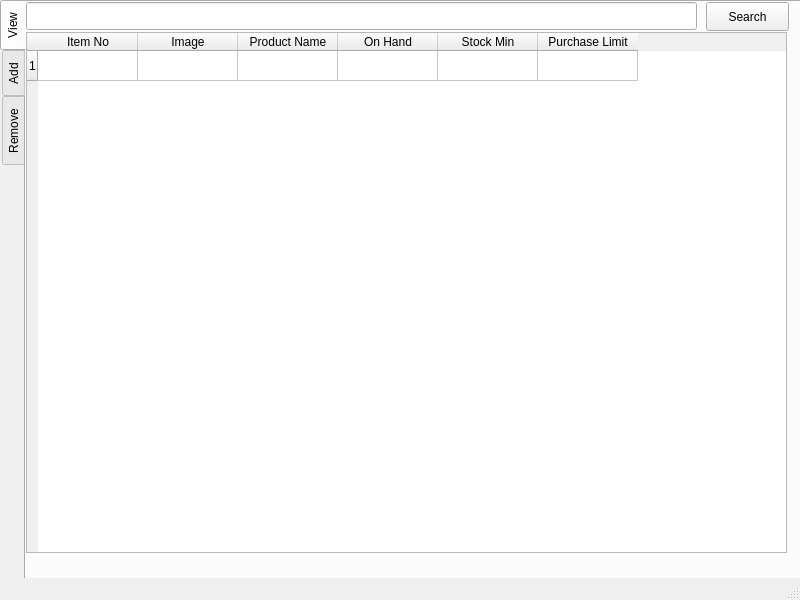
<?xml version="1.0" encoding="UTF-8"?>
<ui version="4.0">
 <class>MainWindow</class>
 <widget class="QMainWindow" name="MainWindow">
  <property name="geometry">
   <rect>
    <x>0</x>
    <y>0</y>
    <width>800</width>
    <height>600</height>
   </rect>
  </property>
  <property name="windowTitle">
   <string>MainWindow</string>
  </property>
  <widget class="QWidget" name="centralwidget">
   <widget class="QTabWidget" name="tabWidget">
    <property name="geometry">
     <rect>
      <x>0</x>
      <y>0</y>
      <width>1191</width>
      <height>641</height>
     </rect>
    </property>
    <property name="maximumSize">
     <size>
      <width>1191</width>
      <height>641</height>
     </size>
    </property>
    <property name="tabPosition">
     <enum>QTabWidget::TabPosition::West</enum>
    </property>
    <property name="currentIndex">
     <number>0</number>
    </property>
    <widget class="QWidget" name="tab">
     <attribute name="title">
      <string>View</string>
     </attribute>
     <widget class="QTableWidget" name="tableWidget">
      <property name="geometry">
       <rect>
        <x>0</x>
        <y>30</y>
        <width>761</width>
        <height>521</height>
       </rect>
      </property>
      <property name="editTriggers">
       <set>QAbstractItemView::EditTrigger::NoEditTriggers</set>
      </property>
      <property name="rowCount">
       <number>1</number>
      </property>
      <property name="columnCount">
       <number>6</number>
      </property>
      <row/>
      <column>
       <property name="text">
        <string>Item No</string>
       </property>
      </column>
      <column>
       <property name="text">
        <string>Image</string>
       </property>
      </column>
      <column>
       <property name="text">
        <string>Product Name</string>
       </property>
      </column>
      <column>
       <property name="text">
        <string>On Hand</string>
       </property>
      </column>
      <column>
       <property name="text">
        <string>Stock Min</string>
       </property>
      </column>
      <column>
       <property name="text">
        <string>Purchase Limit</string>
       </property>
      </column>
     </widget>
     <widget class="QLineEdit" name="lineEdit">
      <property name="geometry">
       <rect>
        <x>0</x>
        <y>0</y>
        <width>671</width>
        <height>28</height>
       </rect>
      </property>
     </widget>
     <widget class="QPushButton" name="pushButton">
      <property name="geometry">
       <rect>
        <x>680</x>
        <y>0</y>
        <width>83</width>
        <height>29</height>
       </rect>
      </property>
      <property name="text">
       <string>Search</string>
      </property>
     </widget>
    </widget>
    <widget class="QWidget" name="tab_2">
     <attribute name="title">
      <string>Add</string>
     </attribute>
     <widget class="QLineEdit" name="ProductNameLine">
      <property name="geometry">
       <rect>
        <x>170</x>
        <y>50</y>
        <width>401</width>
        <height>28</height>
       </rect>
      </property>
      <property name="text">
       <string/>
      </property>
     </widget>
     <widget class="QLineEdit" name="BrandLine">
      <property name="geometry">
       <rect>
        <x>370</x>
        <y>250</y>
        <width>201</width>
        <height>28</height>
       </rect>
      </property>
      <property name="text">
       <string/>
      </property>
     </widget>
     <widget class="QLineEdit" name="ServingLine">
      <property name="geometry">
       <rect>
        <x>170</x>
        <y>320</y>
        <width>191</width>
        <height>28</height>
       </rect>
      </property>
      <property name="text">
       <string/>
      </property>
     </widget>
     <widget class="QPushButton" name="SaveProductButton">
      <property name="geometry">
       <rect>
        <x>260</x>
        <y>450</y>
        <width>201</width>
        <height>29</height>
       </rect>
      </property>
      <property name="text">
       <string>Save Product</string>
      </property>
     </widget>
     <widget class="QComboBox" name="CategoryBox">
      <property name="geometry">
       <rect>
        <x>170</x>
        <y>110</y>
        <width>191</width>
        <height>28</height>
       </rect>
      </property>
     </widget>
     <widget class="QLineEdit" name="OnHandLine">
      <property name="geometry">
       <rect>
        <x>370</x>
        <y>110</y>
        <width>201</width>
        <height>28</height>
       </rect>
      </property>
     </widget>
     <widget class="QComboBox" name="StockMinBox">
      <property name="geometry">
       <rect>
        <x>170</x>
        <y>180</y>
        <width>191</width>
        <height>28</height>
       </rect>
      </property>
     </widget>
     <widget class="QComboBox" name="PurchaseLimitBox">
      <property name="geometry">
       <rect>
        <x>370</x>
        <y>180</y>
        <width>201</width>
        <height>28</height>
       </rect>
      </property>
     </widget>
     <widget class="QDateEdit" name="EntryDateBox">
      <property name="geometry">
       <rect>
        <x>170</x>
        <y>250</y>
        <width>191</width>
        <height>29</height>
       </rect>
      </property>
     </widget>
     <widget class="QLineEdit" name="StorageTypeLine">
      <property name="geometry">
       <rect>
        <x>370</x>
        <y>320</y>
        <width>201</width>
        <height>28</height>
       </rect>
      </property>
     </widget>
     <widget class="QLineEdit" name="DonorVendorLine">
      <property name="geometry">
       <rect>
        <x>170</x>
        <y>380</y>
        <width>191</width>
        <height>28</height>
       </rect>
      </property>
     </widget>
     <widget class="QComboBox" name="DonatePurchaseBox">
      <property name="geometry">
       <rect>
        <x>370</x>
        <y>380</y>
        <width>201</width>
        <height>28</height>
       </rect>
      </property>
      <item>
       <property name="text">
        <string>Donated</string>
       </property>
      </item>
      <item>
       <property name="text">
        <string>Purchased</string>
       </property>
      </item>
     </widget>
     <widget class="QLabel" name="label_2">
      <property name="geometry">
       <rect>
        <x>170</x>
        <y>20</y>
        <width>141</width>
        <height>20</height>
       </rect>
      </property>
      <property name="text">
       <string>Product Name</string>
      </property>
     </widget>
     <widget class="QLabel" name="label_3">
      <property name="geometry">
       <rect>
        <x>170</x>
        <y>90</y>
        <width>63</width>
        <height>20</height>
       </rect>
      </property>
      <property name="text">
       <string>Category</string>
      </property>
     </widget>
     <widget class="QLabel" name="label_4">
      <property name="geometry">
       <rect>
        <x>370</x>
        <y>90</y>
        <width>63</width>
        <height>20</height>
       </rect>
      </property>
      <property name="text">
       <string>On Hand</string>
      </property>
     </widget>
     <widget class="QLabel" name="label_5">
      <property name="geometry">
       <rect>
        <x>170</x>
        <y>160</y>
        <width>111</width>
        <height>20</height>
       </rect>
      </property>
      <property name="text">
       <string>Stock Minimum</string>
      </property>
     </widget>
     <widget class="QLabel" name="label_6">
      <property name="geometry">
       <rect>
        <x>370</x>
        <y>160</y>
        <width>101</width>
        <height>20</height>
       </rect>
      </property>
      <property name="text">
       <string>Purchase Limit</string>
      </property>
     </widget>
     <widget class="QLabel" name="label_7">
      <property name="geometry">
       <rect>
        <x>170</x>
        <y>230</y>
        <width>71</width>
        <height>20</height>
       </rect>
      </property>
      <property name="text">
       <string>Entry Date</string>
      </property>
     </widget>
     <widget class="QLabel" name="label_8">
      <property name="geometry">
       <rect>
        <x>370</x>
        <y>230</y>
        <width>121</width>
        <height>20</height>
       </rect>
      </property>
      <property name="text">
       <string>Brand (optional)</string>
      </property>
     </widget>
     <widget class="QLabel" name="label_9">
      <property name="geometry">
       <rect>
        <x>170</x>
        <y>300</y>
        <width>121</width>
        <height>20</height>
       </rect>
      </property>
      <property name="text">
       <string>Serving per unit</string>
      </property>
     </widget>
     <widget class="QLabel" name="label_10">
      <property name="geometry">
       <rect>
        <x>370</x>
        <y>300</y>
        <width>91</width>
        <height>20</height>
       </rect>
      </property>
      <property name="text">
       <string>Storage Type</string>
      </property>
     </widget>
     <widget class="QLabel" name="label">
      <property name="geometry">
       <rect>
        <x>170</x>
        <y>360</y>
        <width>191</width>
        <height>21</height>
       </rect>
      </property>
      <property name="text">
       <string>Donor or Vendor (optional)</string>
      </property>
     </widget>
     <widget class="QLabel" name="label_11">
      <property name="geometry">
       <rect>
        <x>370</x>
        <y>360</y>
        <width>151</width>
        <height>20</height>
       </rect>
      </property>
      <property name="text">
       <string>Donated or Purchased</string>
      </property>
     </widget>
    </widget>
    <widget class="QWidget" name="tab_3">
     <attribute name="title">
      <string>Remove</string>
     </attribute>
     <widget class="QTableWidget" name="tableWidget_2">
      <property name="geometry">
       <rect>
        <x>0</x>
        <y>0</y>
        <width>761</width>
        <height>521</height>
       </rect>
      </property>
      <property name="editTriggers">
       <set>QAbstractItemView::EditTrigger::NoEditTriggers</set>
      </property>
      <property name="rowCount">
       <number>1</number>
      </property>
      <property name="columnCount">
       <number>6</number>
      </property>
      <row/>
      <column>
       <property name="text">
        <string>Item No</string>
       </property>
      </column>
      <column>
       <property name="text">
        <string>Image</string>
       </property>
      </column>
      <column>
       <property name="text">
        <string>Product Name</string>
       </property>
      </column>
      <column>
       <property name="text">
        <string>On Hand</string>
       </property>
      </column>
      <column>
       <property name="text">
        <string>Stock Min</string>
       </property>
      </column>
      <column>
       <property name="text">
        <string>Purchase Limit</string>
       </property>
      </column>
     </widget>
    </widget>
   </widget>
  </widget>
  <widget class="QMenuBar" name="menubar">
   <property name="geometry">
    <rect>
     <x>0</x>
     <y>0</y>
     <width>800</width>
     <height>25</height>
    </rect>
   </property>
  </widget>
  <widget class="QStatusBar" name="statusbar"/>
 </widget>
 <resources/>
 <connections/>
</ui>
